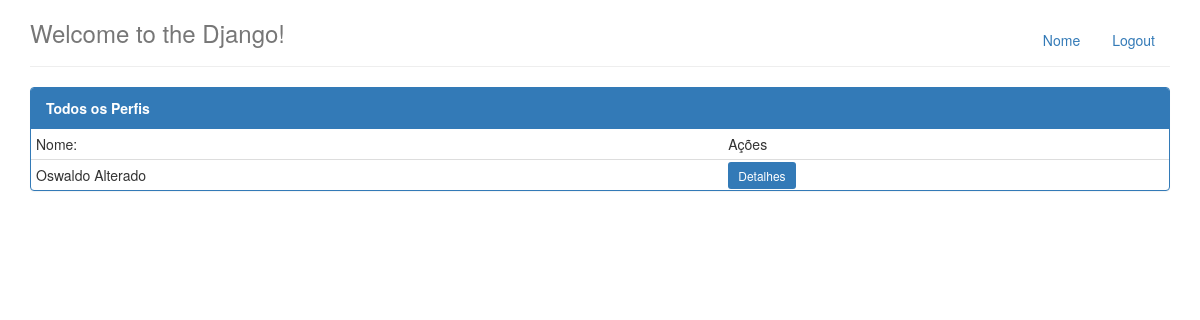
The app's page /, older data.
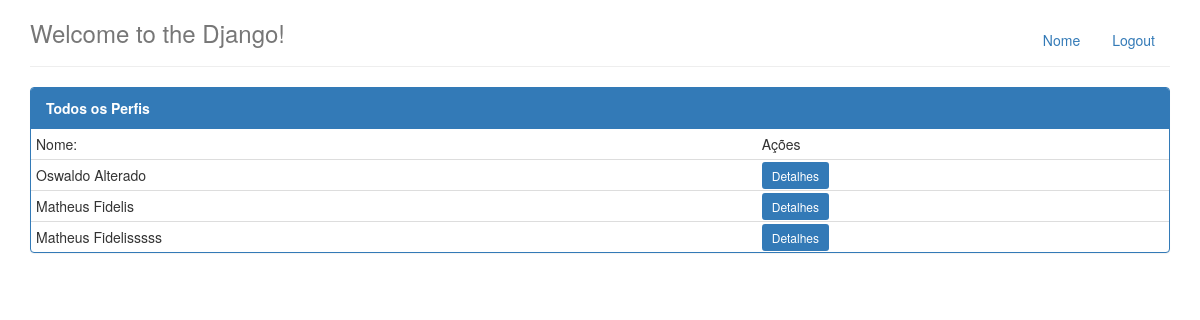
The same page, newer data.
### perfis/models.py (models this page shows, shortened)
class Perfil(models.Model):
	nome = models.CharField(max_length=255, null=False)
	email = models.CharField(max_length=255, null=False)
	telefone = models.CharField(max_length=15, null=False)
	nome_empresa = models.CharField(max_length=255, null=False)

### perfis/views.py (the view)
# urls.py: url(r'^$', index, name='index'),
def index(request):
	perfis = Perfil.objects.all()
	return render(request, 'index.html', {'perfis' : perfis})

### perfis/templates/index.html
{% extends "base.html" %}
{% block body %}
<div class="col-lg-12">
    <div class="panel panel-primary ">
        <div class="panel-heading">
            <strong>Todos os Perfis</strong>
        </div>
        <table class="table table-responsive table-condensed">
            <thead>
                <tr>
                    <td>Nome:</td>
                    <td>Ações</td>
                </tr>
            </thead>
            <tbody>
            {% if perfis %}
                {% for perfil in perfis %}
                    <tr>
                        <td>{{perfil.nome}}</td>
                        <td> <a href="{% url 'exibir' perfil.id %}" class="btn-sm btn-primary"> Detalhes </a> </td>
                    </tr>
                {% endfor %}
            {% else %}
                <tr><td>Não existem perfis</td></tr>
            {% endif %}
            </tbody>
        </table>
    </div>
</div>
{% endblock %}

### perfis/templates/base.html (shortened to what this page needs)
{% load staticfiles %}
<!DOCTYPE html>
<html lang="pt-br">
    <head>
        <link rel="stylesheet" type="text/css" href="{% static 'css/bootstrap.css' %}">
    </head>
    <body>
    	<div class="container">
    		<div class="header">
	            <ul class="nav nav-pills pull-right">
	                <li>
	                    <a href="{% url 'index' %}">
	                        Nome
	                    </a>
	                </li>
	                <li>
	                    <a href="/logout">
	                        Logout
	                    </a>
	                </li>
	            </ul>
            	<h3 class="text-muted">Welcome to the Django!</h3>
            <hr>
        	</div>
        	<div class="row content">
    			{% block body %}
    			{% endblock %}
    		</div>
    	</div>
    </body>
</html>

Row changes from the older to the newer data that the page shows:
added Perfil: nome "Matheus Fidelis"
added Perfil: nome "Matheus Fidelisssss"
